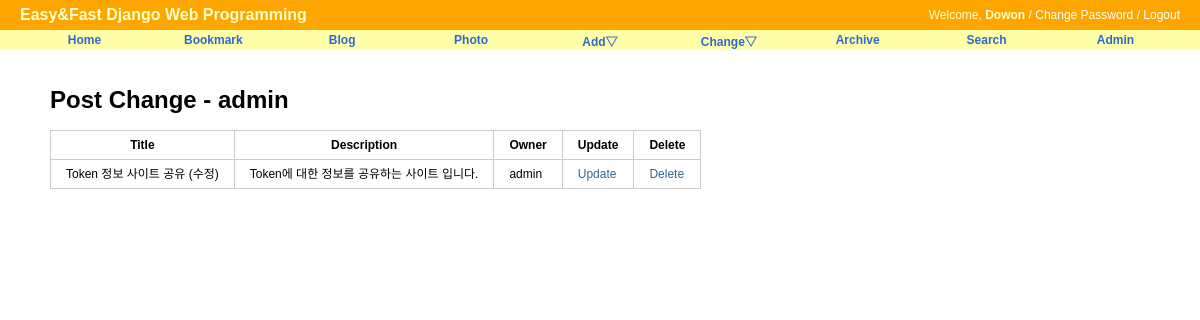
/blog/change/ (signed in), run on the app's committed database.
### blog/models.py (models this page shows, shortened)
class Post(models.Model):
    title       = models.CharField('TITLE', max_length=50)
    slug        = models.SlugField('SLUG', unique=True, allow_unicode=True, help_text='one word for title alias.')
    description = models.CharField('DESCRIPTION', max_length=100, blank=True, null=True, help_text='simple descripton text.')
    content     = models.TextField('CONTENT')
    create_date = models.DateTimeField('Create Date', auto_now_add=True)
    modify_date = models.DateTimeField('Modify Date', auto_now=True)
    owner = models.ForeignKey(User, null=True, on_delete=models.CASCADE)
    class Meta:
        verbose_name = 'post'
        verbose_name_plural = 'posts'
        db_table = 'blog_posts'
        ordering = ('-modify_date',)

### blog/views.py (the view)
# urls.py: path('change/', PostChangeLV.as_view(), name='change'),
class PostChangeLV(LoginRequiredMixin, ListView):
    template_name = "blog/post_change_list.html"
    def get_queryset(self):
        return Post.objects.filter(owner = self.request.user)

### blog/templates/blog/post_change_list.html (shortened to what this page needs)
{% extends "base.html" %}
{% block content %}
<div id='content'>
    <h1>Post Change - {{ user }}</h1>
    <table class="change-list">
        <tr>
            <th>Title</th><th>Description</th>
            <th>Owner</th><th>Update</th><th>Delete</th>
        </tr>
        {% for post in object_list %}
        <tr>
            <td>{{ post.title }}</td>
            <td>{{ post.description }}</td>
            <td>{{ post.owner }}</td>
            <td><a href="{% url 'blog:update' post.id %}">Update</a></td>
            <td><a href="{% url 'blog:delete' post.id %}">Delete</a></td>
        </tr>
        {% endfor %}
    </table>
</div>
{% endblock %}

### templates/base.html (shortened to what this page needs)
<!DOCTYPE html>
<html lang="ko">
<head>
{% load staticfiles %}
<link rel="stylesheet" type="text/css" href="{% block stylesheet %}{% static "css/base.css" %}{% endblock %}" />
<link rel="stylesheet" type="text/css" href="{% block extrastyle %}{% endblock %}" />
</head>
<body>
<div id="header">
    <h2 class="maintitle">Easy&amp;Fast Django Web Programming</h2>
    {% if user.is_active %}
        <h4 class="welcome">Welcome, <strong>{% firstof user.get_short_name user.get_username %}</strong> /
            <a href="{% url 'password_change' %}">Change Password</a> /
            <a href="{% url 'logout' %}">Logout</a>
        </h4>
    {% else %}
        <h4 class="welcome">
            <a href="{% url 'login' %}">Login</a> /
            <a href="{% url 'register' %}">Register</a>
        </h4>
    {% endif %}
</div>
<div id="menu">
    <li><a href="{% url 'home' %}">Home</a></li>
    <li><a href="{% url 'bookmark:index' %}">Bookmark</a></li>
    <li><a href="{% url 'blog:index' %}">Blog</a></li>
    <li><a href="#">Photo</a></li>
    <li><a href="#">Add&bigtriangledown;</a>
    </li>
    <li><a href="#">Change&bigtriangledown;</a>
    </li>
    <li><a href="{% url 'blog:post_archive' %}">Archive</a></li>
    <li><a href="{% url 'blog:search' %}">Search</a></li>
    <li><a href="{% url 'admin:index' %}">Admin</a></li>
</div>
{% block content %}{% endblock %}
</body>
</html>

### static/css/base.css (style rules this page uses)
body { font-family: "Lucida Grande", Verdana, Arial, sans-serif; font-size: 12px; }
div#header { position: absolute; top: 0px; left: 0px; height: 30px; width: 100%; display: table; background: orange; }
div#menu { position: absolute; top: 30px; left: 0px; height: 20px; width: 100%; display: table; table-layout: fixed; border-spacing: 40px 0px; background: #ffa; font-size: 12px; }
div#content { position: absolute; top: 70px; left: 50px; right: 50px; }
.maintitle { display: table-cell; vertical-align: middle; padding-left: 20px; color: #ffc; font-weight: bold; font-size: 16px; }
.welcome { display: table-cell; vertical-align: middle; text-align: right; padding-right: 20px; color: #ffc; font-weight: normal; font-size: 12px; }
.welcome a:link, .welcome a:visited { color: white; }
div#menu a:link, div#menu a:visited { color: #36c; }
div#menu > li { display: table-cell; vertical-align: middle; border-radius: 25px; text-align: center; font-weight: bold; }
a:link, a:visited { color: #369; text-decoration: none; }
table { border-collapse: collapse; }
td, th { line-height: 18px; border-bottom: 1px solid #eee; vertical-align: top; padding: 5px 15px; font-family: "Lucida Grande", Verdana, Arial, sans-serif; }
table.change-list, table.change-list th, table.change-list td { border: 1px solid #ccc; }

### data on the page
Post: title "Token 정보 사이트 공유 (수정)", description "Token에 대한 정보를 공유하는 사이트 입니다.", owner "admin"

### other printed values
{{ user }} "admin"
